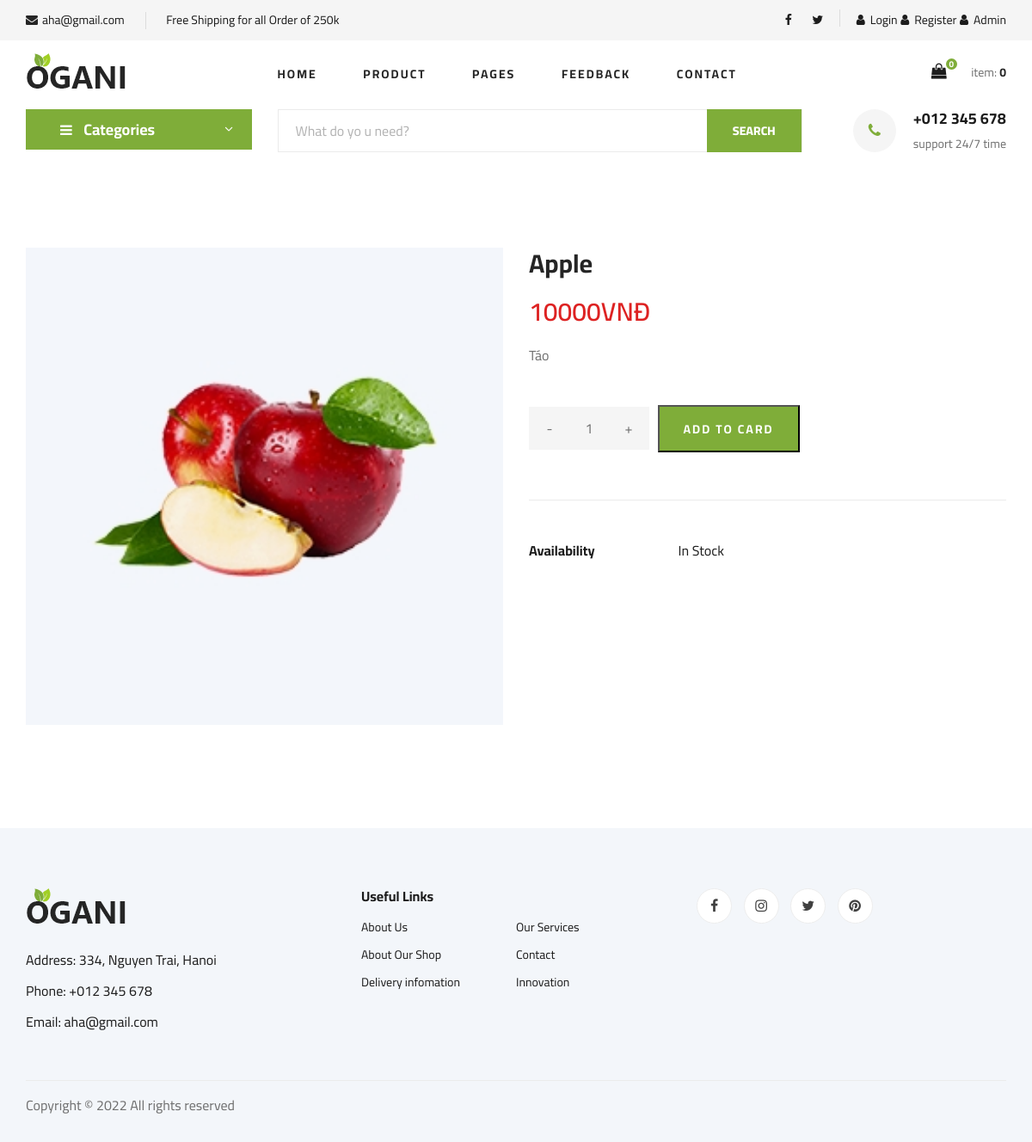
Page /product/7/ on the committed database.
### product/models.py (models this page shows)
class Product(models.Model):
    category = models.ForeignKey(Category, on_delete=models.CASCADE)
    title = models.CharField(max_length=255, default='')
    description = models.TextField(default='')
    price = models.IntegerField(default='')
    active = models.BooleanField(default=True)
    product_img = models.ImageField(upload_to="product_images/%y", null=True, blank=True)

### product/views.py (the view)
# urls.py: path('product/<int:product_id>/', views.ProductDetail.as_view(), name='details'),
class ProductDetail(TemplateView):
    def get(self, request, product_id):
        product_detail_item = models.Product.objects.get(pk=product_id)
        return render(request, "product/product_details.html", {'pd': product_detail_item})

### product/templates/product/product_details.html (shortened to what this page needs)
{% extends 'homepage/base.html' %} {% load static %} {% block title %}AHA | Product{% endblock %} {% block content %} {% include 'homepage/hero_section.html' %}
<section class="product-details spad">
    <div class="container">
        <div class="row">
            <div class="col-lg-6 col-md-6">
                <div class="product__details__pic">
                    <div class="product__details__pic__item">
                        <img class="product__details__pic__item--large" src="{{ pd.product_img.url }}" alt="">
                    </div>
                </div>
            </div>
            <div class="col-lg-6 col-md-6">
                <div class="product__details__text">
                    <h3>{{ pd.title }}</h3>
                    <div class="product__details__price">{{ pd.price }}VNĐ</div>
                    <p>{{ pd.description }}</p>
                    <form method="POST" action="{% url 'cart_app:add' %}">
                        <div class="product__details__quantity">
                            <div class="quantity">
                                <div class="pro-qty">
                                    <input type="text" name="quantity" value="1">
                                </div>
                            </div>
                        </div>
                        <button type="submit" class="primary-btn">ADD TO CARD</button>
                    </form>
                    <ul>
                        <li><b>Availability</b> <span>In Stock</span></li>
                    </ul>
                </div>
            </div>
        </div>
    </div>
</section>
{% endblock %}

### static/homepage/css/style.css (style rules this page uses)
html, body { height: 100%; font-family: "Cairo", sans-serif; -webkit-font-smoothing: antialiased; font-smoothing: antialiased; }
h1, h2, h3, h4, h5, h6 { margin: 0; color: #111111; font-weight: 400; font-family: "Cairo", sans-serif; }
h3 { font-size: 30px; }
p { font-size: 16px; font-family: "Cairo", sans-serif; color: #6f6f6f; font-weight: 400; line-height: 26px; margin: 0 0 15px 0; }
img { max-width: 100%; }
ul, ol { padding: 0; margin: 0; }
.spad { padding-top: 100px; padding-bottom: 100px; }
.primary-btn { display: inline-block; font-size: 14px; padding: 10px 28px 10px; color: #ffffff; text-transform: uppercase; font-weight: 700; background: #7fad39; letter-spacing: 2px; }
.product-details { padding-top: 80px; }
.product__details__pic__item { margin-bottom: 20px; }
.product__details__pic__item img { min-width: 100%; }
.product__details__text h3 { color: #252525; font-weight: 700; margin-bottom: 16px; }
.product__details__text .product__details__price { font-size: 30px; color: #dd2222; font-weight: 600; margin-bottom: 15px; }
.product__details__text p { margin-bottom: 45px; }
.product__details__text .primary-btn { padding: 16px 28px 14px; margin-right: 6px; margin-bottom: 5px; }
.product__details__text ul { border-top: 1px solid #ebebeb; padding-top: 40px; margin-top: 50px; }
.product__details__text ul li { font-size: 16px; color: #1c1c1c; list-style: none; line-height: 36px; }
.product__details__text ul li b { font-weight: 700; width: 170px; display: inline-block; }
.product__details__quantity { display: inline-block; margin-right: 6px; }
.pro-qty { width: 140px; height: 50px; display: inline-block; position: relative; text-align: center; background: #f5f5f5; margin-bottom: 5px; }
.pro-qty input { height: 100%; width: 100%; font-size: 16px; color: #6f6f6f; width: 50px; border: none; background: #f5f5f5; text-align: center; }
@media only screen and (min-width: 1200px) { .container { max-width: 1170px; } }

### rows in the picture
Product: product_img (picture), title "Apple", price "10000", description "Táo"

### other values in the picture
{{ request.session.cart.keys|length }} "0"
